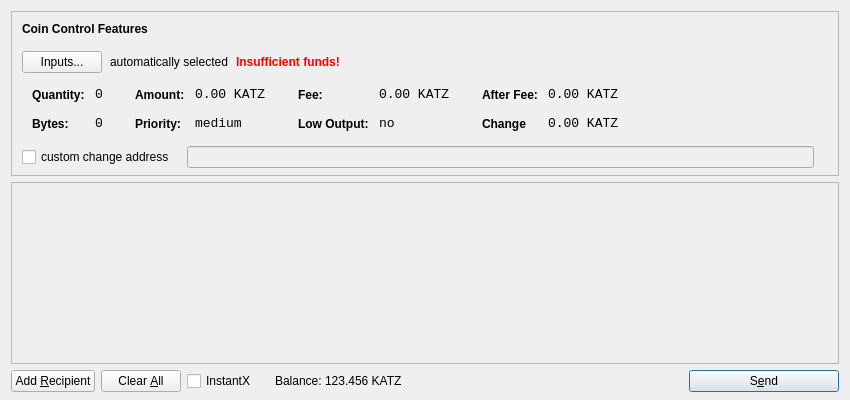
<?xml version="1.0" encoding="UTF-8"?>
<ui version="4.0">
 <class>SendCoinsDialog</class>
 <widget class="QDialog" name="SendCoinsDialog">
  <property name="geometry">
   <rect>
    <x>0</x>
    <y>0</y>
    <width>850</width>
    <height>400</height>
   </rect>
  </property>
  <property name="windowTitle">
   <string>Send Coins</string>
  </property>
  <property name="styleSheet">
   <string notr="true"/>
  </property>
  <layout class="QVBoxLayout" name="verticalLayout" stretch="0,1,0">
   <property name="bottomMargin">
    <number>8</number>
   </property>
   <item>
    <widget class="QFrame" name="frameCoinControl">
     <property name="sizePolicy">
      <sizepolicy hsizetype="Expanding" vsizetype="Expanding">
       <horstretch>0</horstretch>
       <verstretch>0</verstretch>
      </sizepolicy>
     </property>
     <property name="maximumSize">
      <size>
       <width>16777215</width>
       <height>16777215</height>
      </size>
     </property>
     <property name="frameShape">
      <enum>QFrame::StyledPanel</enum>
     </property>
     <property name="frameShadow">
      <enum>QFrame::Sunken</enum>
     </property>
     <layout class="QVBoxLayout" name="verticalLayoutCoinControl2">
      <property name="spacing">
       <number>6</number>
      </property>
      <property name="leftMargin">
       <number>0</number>
      </property>
      <property name="topMargin">
       <number>0</number>
      </property>
      <property name="rightMargin">
       <number>0</number>
      </property>
      <property name="bottomMargin">
       <number>6</number>
      </property>
      <item>
       <layout class="QVBoxLayout" name="verticalLayoutCoinControl" stretch="0,0,0,0,1">
        <property name="spacing">
         <number>0</number>
        </property>
        <property name="leftMargin">
         <number>10</number>
        </property>
        <property name="topMargin">
         <number>10</number>
        </property>
        <item>
         <layout class="QHBoxLayout" name="horizontalLayoutCoinControl1">
          <property name="bottomMargin">
           <number>15</number>
          </property>
          <item>
           <widget class="QLabel" name="labelCoinControlFeatures">
            <property name="sizePolicy">
             <sizepolicy hsizetype="Preferred" vsizetype="Maximum">
              <horstretch>0</horstretch>
              <verstretch>0</verstretch>
             </sizepolicy>
            </property>
            <property name="font">
             <font>
              <weight>75</weight>
              <bold>true</bold>
             </font>
            </property>
            <property name="styleSheet">
             <string notr="true">font-weight:bold;</string>
            </property>
            <property name="text">
             <string>Coin Control Features</string>
            </property>
           </widget>
          </item>
         </layout>
        </item>
        <item>
         <layout class="QHBoxLayout" name="horizontalLayoutCoinControl2" stretch="0,0,0,0">
          <property name="spacing">
           <number>8</number>
          </property>
          <property name="bottomMargin">
           <number>10</number>
          </property>
          <item>
           <widget class="QPushButton" name="pushButtonCoinControl">
            <property name="styleSheet">
             <string notr="true"/>
            </property>
            <property name="text">
             <string>Inputs...</string>
            </property>
           </widget>
          </item>
          <item>
           <widget class="QLabel" name="labelCoinControlAutomaticallySelected">
            <property name="text">
             <string>automatically selected</string>
            </property>
            <property name="margin">
             <number>5</number>
            </property>
           </widget>
          </item>
          <item>
           <widget class="QLabel" name="labelCoinControlInsuffFunds">
            <property name="font">
             <font>
              <weight>75</weight>
              <bold>true</bold>
             </font>
            </property>
            <property name="styleSheet">
             <string notr="true">color:red;font-weight:bold;</string>
            </property>
            <property name="text">
             <string>Insufficient funds!</string>
            </property>
            <property name="margin">
             <number>5</number>
            </property>
           </widget>
          </item>
          <item>
           <spacer name="horizontalSpacerCoinControl">
            <property name="orientation">
             <enum>Qt::Horizontal</enum>
            </property>
            <property name="sizeHint" stdset="0">
             <size>
              <width>40</width>
              <height>1</height>
             </size>
            </property>
           </spacer>
          </item>
         </layout>
        </item>
        <item>
         <widget class="QWidget" name="widgetCoinControl" native="true">
          <property name="sizePolicy">
           <sizepolicy hsizetype="Preferred" vsizetype="Preferred">
            <horstretch>0</horstretch>
            <verstretch>0</verstretch>
           </sizepolicy>
          </property>
          <property name="minimumSize">
           <size>
            <width>0</width>
            <height>0</height>
           </size>
          </property>
          <property name="styleSheet">
           <string notr="true"/>
          </property>
          <layout class="QHBoxLayout" name="horizontalLayoutCoinControl5">
           <property name="leftMargin">
            <number>0</number>
           </property>
           <property name="topMargin">
            <number>0</number>
           </property>
           <property name="rightMargin">
            <number>0</number>
           </property>
           <property name="bottomMargin">
            <number>0</number>
           </property>
           <item>
            <layout class="QHBoxLayout" name="horizontalLayoutCoinControl3" stretch="0,0,0,1">
             <property name="spacing">
              <number>20</number>
             </property>
             <property name="topMargin">
              <number>0</number>
             </property>
             <property name="bottomMargin">
              <number>10</number>
             </property>
             <item>
              <layout class="QFormLayout" name="formLayoutCoinControl1">
               <property name="horizontalSpacing">
                <number>10</number>
               </property>
               <property name="verticalSpacing">
                <number>14</number>
               </property>
               <property name="leftMargin">
                <number>10</number>
               </property>
               <property name="topMargin">
                <number>4</number>
               </property>
               <property name="rightMargin">
                <number>6</number>
               </property>
               <item row="0" column="0">
                <widget class="QLabel" name="labelCoinControlQuantityText">
                 <property name="styleSheet">
                  <string notr="true">font-weight:bold;</string>
                 </property>
                 <property name="text">
                  <string>Quantity:</string>
                 </property>
                 <property name="margin">
                  <number>0</number>
                 </property>
                </widget>
               </item>
               <item row="0" column="1">
                <widget class="QLabel" name="labelCoinControlQuantity">
                 <property name="font">
                  <font>
                   <family>Monospace</family>
                   <pointsize>10</pointsize>
                  </font>
                 </property>
                 <property name="cursor">
                  <cursorShape>IBeamCursor</cursorShape>
                 </property>
                 <property name="contextMenuPolicy">
                  <enum>Qt::ActionsContextMenu</enum>
                 </property>
                 <property name="text">
                  <string>0</string>
                 </property>
                 <property name="margin">
                  <number>0</number>
                 </property>
                 <property name="textInteractionFlags">
                  <set>Qt::LinksAccessibleByMouse|Qt::TextSelectableByKeyboard|Qt::TextSelectableByMouse</set>
                 </property>
                </widget>
               </item>
               <item row="1" column="0">
                <widget class="QLabel" name="labelCoinControlBytesText">
                 <property name="styleSheet">
                  <string notr="true">font-weight:bold;</string>
                 </property>
                 <property name="text">
                  <string>Bytes:</string>
                 </property>
                </widget>
               </item>
               <item row="1" column="1">
                <widget class="QLabel" name="labelCoinControlBytes">
                 <property name="font">
                  <font>
                   <family>Monospace</family>
                   <pointsize>10</pointsize>
                  </font>
                 </property>
                 <property name="cursor">
                  <cursorShape>IBeamCursor</cursorShape>
                 </property>
                 <property name="contextMenuPolicy">
                  <enum>Qt::ActionsContextMenu</enum>
                 </property>
                 <property name="text">
                  <string>0</string>
                 </property>
                 <property name="textInteractionFlags">
                  <set>Qt::LinksAccessibleByMouse|Qt::TextSelectableByKeyboard|Qt::TextSelectableByMouse</set>
                 </property>
                </widget>
               </item>
              </layout>
             </item>
             <item>
              <layout class="QFormLayout" name="formLayoutCoinControl2">
               <property name="horizontalSpacing">
                <number>10</number>
               </property>
               <property name="verticalSpacing">
                <number>14</number>
               </property>
               <property name="leftMargin">
                <number>6</number>
               </property>
               <property name="topMargin">
                <number>4</number>
               </property>
               <property name="rightMargin">
                <number>6</number>
               </property>
               <item row="0" column="0">
                <widget class="QLabel" name="labelCoinControlAmountText">
                 <property name="styleSheet">
                  <string notr="true">font-weight:bold;</string>
                 </property>
                 <property name="text">
                  <string>Amount:</string>
                 </property>
                 <property name="margin">
                  <number>0</number>
                 </property>
                </widget>
               </item>
               <item row="0" column="1">
                <widget class="QLabel" name="labelCoinControlAmount">
                 <property name="font">
                  <font>
                   <family>Monospace</family>
                   <pointsize>10</pointsize>
                  </font>
                 </property>
                 <property name="cursor">
                  <cursorShape>IBeamCursor</cursorShape>
                 </property>
                 <property name="contextMenuPolicy">
                  <enum>Qt::ActionsContextMenu</enum>
                 </property>
                 <property name="text">
                  <string>0.00 KATZ</string>
                 </property>
                 <property name="textInteractionFlags">
                  <set>Qt::LinksAccessibleByMouse|Qt::TextSelectableByKeyboard|Qt::TextSelectableByMouse</set>
                 </property>
                </widget>
               </item>
               <item row="1" column="0">
                <widget class="QLabel" name="labelCoinControlPriorityText">
                 <property name="styleSheet">
                  <string notr="true">font-weight:bold;</string>
                 </property>
                 <property name="text">
                  <string>Priority:</string>
                 </property>
                </widget>
               </item>
               <item row="1" column="1">
                <widget class="QLabel" name="labelCoinControlPriority">
                 <property name="font">
                  <font>
                   <family>Monospace</family>
                   <pointsize>10</pointsize>
                  </font>
                 </property>
                 <property name="cursor">
                  <cursorShape>IBeamCursor</cursorShape>
                 </property>
                 <property name="contextMenuPolicy">
                  <enum>Qt::ActionsContextMenu</enum>
                 </property>
                 <property name="text">
                  <string>medium</string>
                 </property>
                 <property name="textInteractionFlags">
                  <set>Qt::LinksAccessibleByMouse|Qt::TextSelectableByKeyboard|Qt::TextSelectableByMouse</set>
                 </property>
                </widget>
               </item>
              </layout>
             </item>
             <item>
              <layout class="QFormLayout" name="formLayoutCoinControl3">
               <property name="horizontalSpacing">
                <number>10</number>
               </property>
               <property name="verticalSpacing">
                <number>14</number>
               </property>
               <property name="leftMargin">
                <number>6</number>
               </property>
               <property name="topMargin">
                <number>4</number>
               </property>
               <property name="rightMargin">
                <number>6</number>
               </property>
               <item row="0" column="0">
                <widget class="QLabel" name="labelCoinControlFeeText">
                 <property name="styleSheet">
                  <string notr="true">font-weight:bold;</string>
                 </property>
                 <property name="text">
                  <string>Fee:</string>
                 </property>
                 <property name="margin">
                  <number>0</number>
                 </property>
                </widget>
               </item>
               <item row="0" column="1">
                <widget class="QLabel" name="labelCoinControlFee">
                 <property name="font">
                  <font>
                   <family>Monospace</family>
                   <pointsize>10</pointsize>
                  </font>
                 </property>
                 <property name="cursor">
                  <cursorShape>IBeamCursor</cursorShape>
                 </property>
                 <property name="contextMenuPolicy">
                  <enum>Qt::ActionsContextMenu</enum>
                 </property>
                 <property name="text">
                  <string>0.00 KATZ</string>
                 </property>
                 <property name="textInteractionFlags">
                  <set>Qt::LinksAccessibleByMouse|Qt::TextSelectableByKeyboard|Qt::TextSelectableByMouse</set>
                 </property>
                </widget>
               </item>
               <item row="1" column="0">
                <widget class="QLabel" name="labelCoinControlLowOutputText">
                 <property name="styleSheet">
                  <string notr="true">font-weight:bold;</string>
                 </property>
                 <property name="text">
                  <string>Low Output:</string>
                 </property>
                </widget>
               </item>
               <item row="1" column="1">
                <widget class="QLabel" name="labelCoinControlLowOutput">
                 <property name="font">
                  <font>
                   <family>Monospace</family>
                   <pointsize>10</pointsize>
                  </font>
                 </property>
                 <property name="cursor">
                  <cursorShape>IBeamCursor</cursorShape>
                 </property>
                 <property name="contextMenuPolicy">
                  <enum>Qt::ActionsContextMenu</enum>
                 </property>
                 <property name="text">
                  <string>no</string>
                 </property>
                 <property name="textInteractionFlags">
                  <set>Qt::LinksAccessibleByMouse|Qt::TextSelectableByKeyboard|Qt::TextSelectableByMouse</set>
                 </property>
                </widget>
               </item>
              </layout>
             </item>
             <item>
              <layout class="QFormLayout" name="formLayoutCoinControl4">
               <property name="horizontalSpacing">
                <number>10</number>
               </property>
               <property name="verticalSpacing">
                <number>14</number>
               </property>
               <property name="leftMargin">
                <number>6</number>
               </property>
               <property name="topMargin">
                <number>4</number>
               </property>
               <property name="rightMargin">
                <number>6</number>
               </property>
               <item row="0" column="0">
                <widget class="QLabel" name="labelCoinControlAfterFeeText">
                 <property name="styleSheet">
                  <string notr="true">font-weight:bold;</string>
                 </property>
                 <property name="text">
                  <string>After Fee:</string>
                 </property>
                 <property name="margin">
                  <number>0</number>
                 </property>
                </widget>
               </item>
               <item row="0" column="1">
                <widget class="QLabel" name="labelCoinControlAfterFee">
                 <property name="font">
                  <font>
                   <family>Monospace</family>
                   <pointsize>10</pointsize>
                  </font>
                 </property>
                 <property name="cursor">
                  <cursorShape>IBeamCursor</cursorShape>
                 </property>
                 <property name="contextMenuPolicy">
                  <enum>Qt::ActionsContextMenu</enum>
                 </property>
                 <property name="text">
                  <string>0.00 KATZ</string>
                 </property>
                 <property name="textInteractionFlags">
                  <set>Qt::LinksAccessibleByMouse|Qt::TextSelectableByKeyboard|Qt::TextSelectableByMouse</set>
                 </property>
                </widget>
               </item>
               <item row="1" column="0">
                <widget class="QLabel" name="labelCoinControlChangeText">
                 <property name="styleSheet">
                  <string notr="true">font-weight:bold;</string>
                 </property>
                 <property name="text">
                  <string>Change</string>
                 </property>
                </widget>
               </item>
               <item row="1" column="1">
                <widget class="QLabel" name="labelCoinControlChange">
                 <property name="font">
                  <font>
                   <family>Monospace</family>
                   <pointsize>10</pointsize>
                  </font>
                 </property>
                 <property name="cursor">
                  <cursorShape>IBeamCursor</cursorShape>
                 </property>
                 <property name="contextMenuPolicy">
                  <enum>Qt::ActionsContextMenu</enum>
                 </property>
                 <property name="text">
                  <string>0.00 KATZ</string>
                 </property>
                 <property name="textInteractionFlags">
                  <set>Qt::LinksAccessibleByMouse|Qt::TextSelectableByKeyboard|Qt::TextSelectableByMouse</set>
                 </property>
                </widget>
               </item>
              </layout>
             </item>
            </layout>
           </item>
          </layout>
         </widget>
        </item>
        <item>
         <layout class="QHBoxLayout" name="horizontalLayoutCoinControl4" stretch="0,0,0">
          <property name="spacing">
           <number>12</number>
          </property>
          <property name="sizeConstraint">
           <enum>QLayout::SetDefaultConstraint</enum>
          </property>
          <property name="topMargin">
           <number>5</number>
          </property>
          <property name="rightMargin">
           <number>5</number>
          </property>
          <item>
           <widget class="QCheckBox" name="checkBoxCoinControlChange">
            <property name="text">
             <string>custom change address</string>
            </property>
           </widget>
          </item>
          <item>
           <widget class="QLineEdit" name="lineEditCoinControlChange">
            <property name="enabled">
             <bool>false</bool>
            </property>
            <property name="sizePolicy">
             <sizepolicy hsizetype="Expanding" vsizetype="Fixed">
              <horstretch>0</horstretch>
              <verstretch>0</verstretch>
             </sizepolicy>
            </property>
           </widget>
          </item>
          <item>
           <widget class="QLabel" name="labelCoinControlChangeLabel">
            <property name="sizePolicy">
             <sizepolicy hsizetype="Preferred" vsizetype="Expanding">
              <horstretch>0</horstretch>
              <verstretch>0</verstretch>
             </sizepolicy>
            </property>
            <property name="minimumSize">
             <size>
              <width>0</width>
              <height>0</height>
             </size>
            </property>
            <property name="text">
             <string/>
            </property>
            <property name="margin">
             <number>3</number>
            </property>
           </widget>
          </item>
         </layout>
        </item>
        <item>
         <spacer name="verticalSpacerCoinControl">
          <property name="orientation">
           <enum>Qt::Vertical</enum>
          </property>
          <property name="sizeHint" stdset="0">
           <size>
            <width>800</width>
            <height>1</height>
           </size>
          </property>
         </spacer>
        </item>
       </layout>
      </item>
     </layout>
    </widget>
   </item>
   <item>
    <widget class="QScrollArea" name="scrollArea">
     <property name="widgetResizable">
      <bool>true</bool>
     </property>
     <widget class="QWidget" name="scrollAreaWidgetContents">
      <property name="geometry">
       <rect>
        <x>0</x>
        <y>0</y>
        <width>830</width>
        <height>170</height>
       </rect>
      </property>
      <layout class="QVBoxLayout" name="verticalLayout_2">
       <property name="leftMargin">
        <number>0</number>
       </property>
       <property name="topMargin">
        <number>0</number>
       </property>
       <property name="rightMargin">
        <number>0</number>
       </property>
       <property name="bottomMargin">
        <number>0</number>
       </property>
       <item>
        <layout class="QVBoxLayout" name="entries">
         <property name="spacing">
          <number>6</number>
         </property>
        </layout>
       </item>
       <item>
        <spacer name="verticalSpacer">
         <property name="orientation">
          <enum>Qt::Vertical</enum>
         </property>
         <property name="sizeHint" stdset="0">
          <size>
           <width>20</width>
           <height>40</height>
          </size>
         </property>
        </spacer>
       </item>
      </layout>
     </widget>
    </widget>
   </item>
   <item>
    <layout class="QHBoxLayout" name="horizontalLayout">
     <item>
      <widget class="QPushButton" name="addButton">
       <property name="toolTip">
        <string>Send to multiple recipients at once</string>
       </property>
       <property name="text">
        <string>Add &amp;Recipient</string>
       </property>
       <property name="autoDefault">
        <bool>false</bool>
       </property>
      </widget>
     </item>
     <item>
      <widget class="QPushButton" name="clearButton">
       <property name="sizePolicy">
        <sizepolicy hsizetype="Minimum" vsizetype="Fixed">
         <horstretch>0</horstretch>
         <verstretch>0</verstretch>
        </sizepolicy>
       </property>
       <property name="toolTip">
        <string>Remove all transaction fields</string>
       </property>
       <property name="text">
        <string>Clear &amp;All</string>
       </property>
       <property name="autoRepeatDelay">
        <number>300</number>
       </property>
       <property name="autoDefault">
        <bool>false</bool>
       </property>
      </widget>
     </item>
     <item>
      <layout class="QHBoxLayout" name="horizontalLayout_2">
       <property name="spacing">
        <number>3</number>
       </property>
       <item>
        <widget class="QCheckBox" name="checkInstantX">
         <property name="enabled">
          <bool>true</bool>
         </property>
         <property name="minimumSize">
          <size>
           <width>85</width>
           <height>0</height>
          </size>
         </property>
         <property name="text">
          <string>InstantX</string>
         </property>
        </widget>
       </item>
       <item>
        <widget class="QLabel" name="label">
         <property name="sizePolicy">
          <sizepolicy hsizetype="Preferred" vsizetype="Fixed">
           <horstretch>0</horstretch>
           <verstretch>0</verstretch>
          </sizepolicy>
         </property>
         <property name="text">
          <string>Balance:</string>
         </property>
        </widget>
       </item>
       <item>
        <widget class="QLabel" name="labelBalance">
         <property name="sizePolicy">
          <sizepolicy hsizetype="Preferred" vsizetype="Fixed">
           <horstretch>0</horstretch>
           <verstretch>0</verstretch>
          </sizepolicy>
         </property>
         <property name="cursor">
          <cursorShape>IBeamCursor</cursorShape>
         </property>
         <property name="text">
          <string>123.456 KATZ</string>
         </property>
         <property name="textInteractionFlags">
          <set>Qt::LinksAccessibleByMouse|Qt::TextSelectableByKeyboard|Qt::TextSelectableByMouse</set>
         </property>
        </widget>
       </item>
      </layout>
     </item>
     <item>
      <spacer name="horizontalSpacer">
       <property name="orientation">
        <enum>Qt::Horizontal</enum>
       </property>
       <property name="sizeHint" stdset="0">
        <size>
         <width>40</width>
         <height>20</height>
        </size>
       </property>
      </spacer>
     </item>
     <item>
      <widget class="QPushButton" name="sendButton">
       <property name="minimumSize">
        <size>
         <width>150</width>
         <height>0</height>
        </size>
       </property>
       <property name="toolTip">
        <string>Confirm the send action</string>
       </property>
       <property name="text">
        <string>S&amp;end</string>
       </property>
       <property name="icon">
        <iconset resource="../bitcoin.qrc">
         <normaloff>:/icons/send</normaloff>:/icons/send</iconset>
       </property>
       <property name="default">
        <bool>true</bool>
       </property>
      </widget>
     </item>
    </layout>
   </item>
  </layout>
 </widget>
 <resources>
  <include location="../bitcoin.qrc"/>
 </resources>
 <connections/>
</ui>
